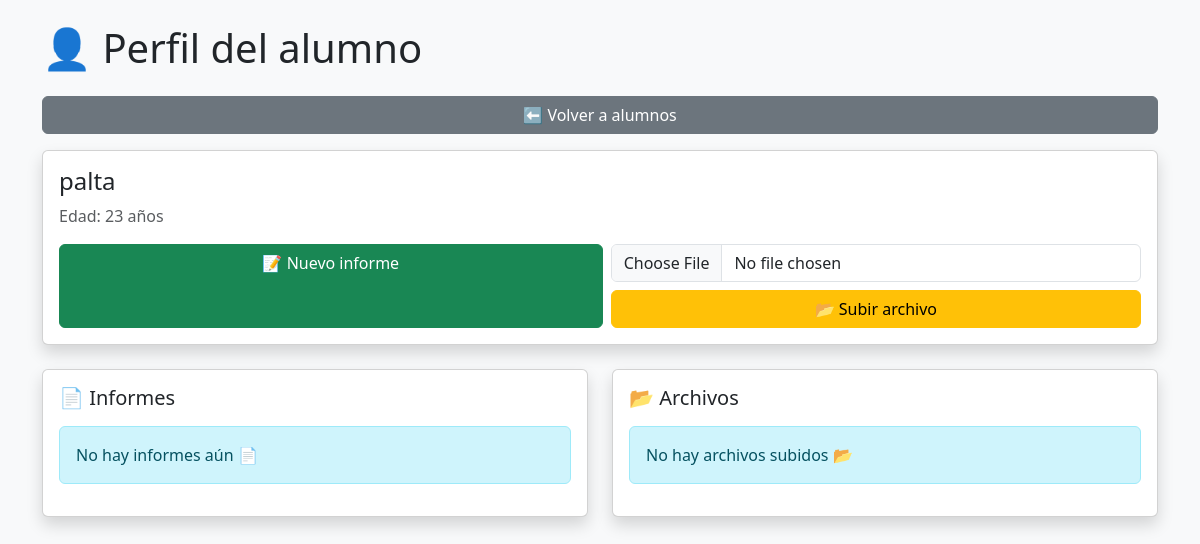
The app's page /perfil_alumno/4 (signed in), older data.
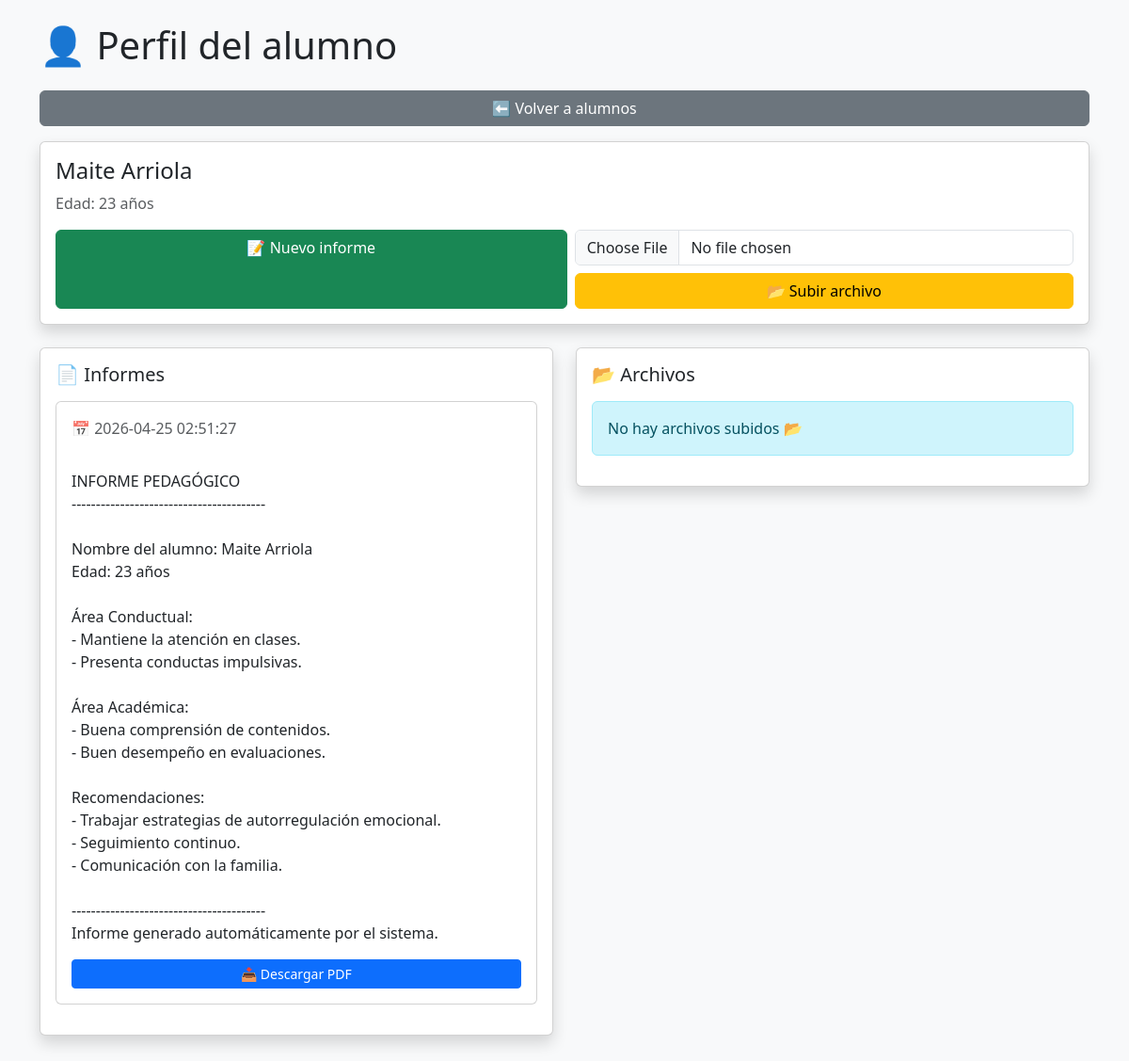
The same page, newer data.
### tables this page shows
CREATE TABLE alumnos (
    id INTEGER PRIMARY KEY AUTOINCREMENT,
    nombre TEXT,
    edad INTEGER,
    usuario_id INTEGER,
    FOREIGN KEY (usuario_id) REFERENCES usuarios(id)
);

CREATE TABLE informes (
    id INTEGER PRIMARY KEY AUTOINCREMENT,
    alumno_id INTEGER,
    contenido TEXT,
    fecha TIMESTAMP DEFAULT CURRENT_TIMESTAMP,
    FOREIGN KEY (alumno_id) REFERENCES alumnos(id)
);

### routes/alumnos.py (the view)
@alumnos_bp.route("/perfil_alumno/<int:id>")
@login_required
def perfil_alumno(id):
    alumno = db.session.execute(
        text("SELECT * FROM alumnos WHERE id = :id AND usuario_id = :uid"),
        {"id": id, "uid": session["user_id"]}
    ).fetchone()
    if not alumno:
        return "Acceso no autorizado ❌", 403
    informes = db.session.execute(
        text("SELECT * FROM informes WHERE alumno_id = :id ORDER BY id DESC"),
        {"id": id}
    ).fetchall()
    import os
    carpeta_alumno = os.path.join("uploads", f"alumno_{id}")
    if os.path.exists(carpeta_alumno):
        archivos = os.listdir(carpeta_alumno)
    else:
        archivos = []
    return render_template(
        "perfil_alumno.html",
        alumno=alumno,
        informes=informes,
        archivos=archivos
    )

### app.py (called while the page is built)
@app.after_request
def add_header(response):
    response.cache_control.max_age = 300
    return response

### routes/alumnos.py (called while the page is built)
def login_required(func):
    @wraps(func)
    def wrapper(*args, **kwargs):
        if "user_id" not in session:
            from flask import redirect, url_for
            return redirect(url_for("auth.login"))
        return func(*args, **kwargs)
    return wrapper

### templates/perfil_alumno.html (shortened to what this page needs)
<!DOCTYPE html>
<html>
<head>
    <link href="https://cdn.jsdelivr.net/npm/bootstrap@5.3.0/dist/css/bootstrap.min.css" rel="stylesheet">
</head>
<body class="bg-light">
<div class="container py-4">
    <h1 class="mb-4 text-center text-md-start">👤 Perfil del alumno</h1>
    <a href="{{ url_for('alumnos.listar_alumnos') }}" class="btn btn-secondary w-100 mb-3">
        ⬅ Volver a alumnos
    </a>
    <div class="card shadow mb-4">
        <div class="card-body">
            <h4>{{ alumno["nombre"] }}</h4>
            <p class="text-muted">Edad: {{ alumno["edad"] }} años</p>
            <div class="d-flex flex-column flex-md-row gap-2 mt-3">
                <a href="{{ url_for('informes.crear_informe', id=alumno['id']) }}"
                   class="btn btn-success w-100">
                    📝 Nuevo informe
                </a>
                <form action="{{ url_for('archivos.subir_archivo', id=alumno['id']) }}"
                      method="POST"
                      enctype="multipart/form-data"
                      class="w-100">
                    <input type="file" name="archivo" class="form-control mb-2" required>
                    <button type="submit" class="btn btn-warning w-100">
                        📂 Subir archivo
                    </button>
                </form>
            </div>
        </div>
    </div>
    <div class="row">
        <div class="col-12 col-md-6">
            <div class="card shadow mb-4">
                <div class="card-body">
                    <h5 class="card-title mb-3">📄 Informes</h5>
                    {% if informes %}
                        {% for informe in informes %}
                        <div class="card mb-3">
                            <div class="card-body">
                                {% if informe["fecha"] %}
                                <p class="text-muted mb-2">📅 {{ informe["fecha"] }}</p>
                                {% endif %}
                                <p style="white-space: pre-line;">
                                    {{ informe["contenido"] }}
                                </p>
                                <a href="{{ url_for('informes.descargar_pdf', id=informe['id']) }}"
                                   class="btn btn-primary btn-sm w-100">
                                    📥 Descargar PDF
                                </a>
                            </div>
                        </div>
                        {% endfor %}
                    {% else %}
                        <div class="alert alert-info">
                            No hay informes aún 📄
                        </div>
                    {% endif %}
                </div>
            </div>
        </div>
        <div class="col-12 col-md-6">
            <div class="card shadow mb-4">
                <div class="card-body">
                    <h5 class="card-title mb-3">📂 Archivos</h5>
                    {% if archivos %}
                        <ul class="list-group">
                            {% for archivo in archivos %}
                            <li class="list-group-item">
                                <div class="d-flex flex-column flex-md-row justify-content-between gap-2">
                                    <span>{{ archivo }}</span>
                                    <div class="d-flex flex-column flex-md-row gap-2">
                                        <a href="/uploads/alumno_{{ alumno['id'] }}/{{ archivo }}"
                                           class="btn btn-sm btn-outline-primary w-100"
                                           target="_blank">
                                            Ver
                                        </a>
                                        <a href="/eliminar_archivo/{{ alumno['id'] }}/{{ archivo }}"
                                           class="btn btn-sm btn-outline-danger w-100"
                                           onclick="return confirm('¿Eliminar archivo?')">
                                            Eliminar
                                        </a>
                                    </div>
                                </div>
                            </li>
                            {% endfor %}
                        </ul>
                    {% else %}
                        <div class="alert alert-info">
                            No hay archivos subidos 📂
                        </div>
                    {% endif %}
                </div>
            </div>
        </div>
    </div>
</div>
</body>
</html>

Row changes from the older to the newer data that the page shows:
changed alumnos: nombre "palta" → "Maite Arriola"
added informes: fecha "2026-04-25 02:51:27", contenido "INFORME PEDAGÓGICO ---------------------------------------- Nombre del alumno: Maite Arriola Edad: 23 años Área Conductual: - Mantiene la atención en clases. - Presenta conductas impulsivas. Área Académica: - Buena comprensión de contenidos. - Buen desempeño en evaluaciones. Recomendaciones: - Trabajar estrategias de autorregulación emocional. - Seguimiento continuo. - Comunicación con la familia. ---------------------------------------- Informe generado automáticamente por el sistema."
Text that changed along with them:
text no longer shown: "No hay informes aún 📄"
